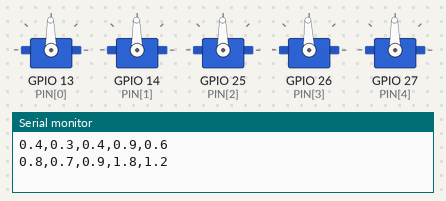
A sketch run on a simulated ESP32. On the bench: 5 × servo, the last lines printed to the serial monitor.

Above: at 0.05 s.
At 1.6 s:
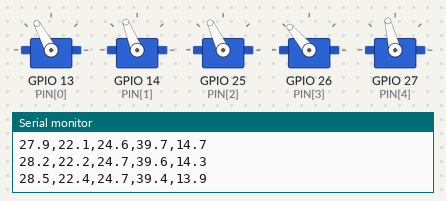
At 3.15 s:
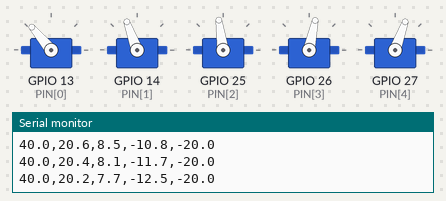
At 6.3 s:
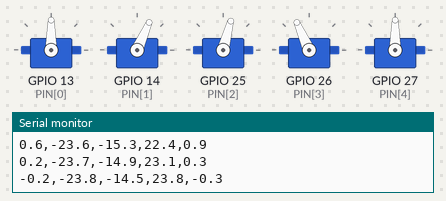
At 9.4 s:
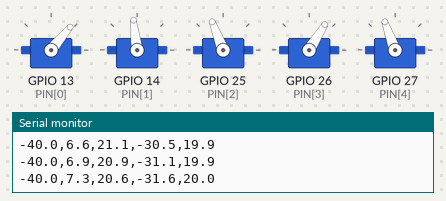
At 12.55 s:
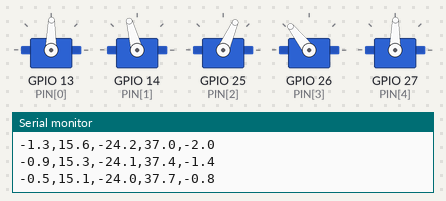
Timing chart, 0 to 16.3 s (numbered marks = the images above):
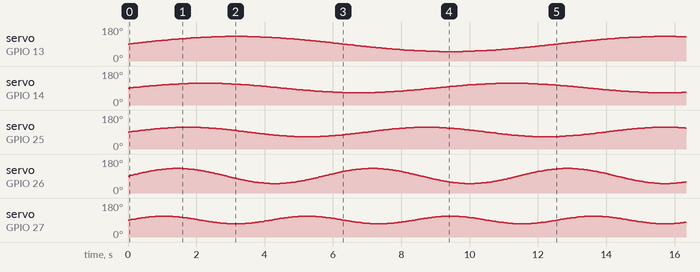

The sketch:

esp32_servo_mirror.ino
```cpp
// ESP32 điều khiển 5 servo và gửi góc đang ra lệnh lên máy tính để mô hình 3D xoay theo.
// Thư viện cần cài (Arduino IDE -> Library Manager): "ESP32Servo" của Kevin Harrington.
// Mỗi 20 ms in 1 dòng: "g1,g2,g3,g4,g5\n"  (độ, lệch so với vị trí giữa 90 độ, nên 0 = giữa).
// Thứ tự: đế, vai, khuỷu, cổ tay, kẹp.
//
// LƯU Ý NGUỒN: servo MG995 ăn dòng lớn (có thể trên 1 A mỗi con khi chịu tải).
// Cấp 5-6 V riêng cho servo, KHÔNG lấy từ chân 5V/3V3 của ESP32, và nối GND chung với ESP32.
#include <ESP32Servo.h>

#define DEMO 1   // 1 = tự chạy chuyển động thử, 0 = bạn tự gọi setTarget() ở nơi khác

const int   PIN[5]     = {13, 14, 25, 26, 27};   // chân tín hiệu servo, đổi theo cách bạn nối
const float MIN_DEG[5] = {0, 0, 0, 0, 0};        // giới hạn an toàn cơ khí cho từng servo
const float MAX_DEG[5] = {180, 180, 180, 180, 180};
const float MAX_SPEED  = 60.0;                   // độ/giây, giới hạn tốc độ để chuyển động mượt

Servo sv[5];
float cur[5]    = {90, 90, 90, 90, 90};          // góc đang ra lệnh thực tế
float target[5] = {90, 90, 90, 90, 90};          // góc đích

void setTarget(int i, float deg) {               // dùng hàm này để ra lệnh góc (0..180)
  target[i] = constrain(deg, MIN_DEG[i], MAX_DEG[i]);
}

void setup() {
  Serial.begin(115200);
  for (int i = 0; i < 5; i++) {
    sv[i].setPeriodHertz(50);
    sv[i].attach(PIN[i], 500, 2400);
    sv[i].writeMicroseconds(map((long)cur[i], 0, 180, 500, 2400));
  }
}

void loop() {
  static unsigned long last = 0;
  unsigned long now = millis();
  if (now - last < 20) return;                   // vòng lặp 50 Hz
  float dt = (now - last) / 1000.0f;
  last = now;

#if DEMO
  float t = now / 1000.0f;
  setTarget(0, 90 + 40 * sin(t * 0.5));
  setTarget(1, 90 + 25 * sin(t * 0.7));
  setTarget(2, 90 + 25 * sin(t * 0.9));
  setTarget(3, 90 + 40 * sin(t * 1.1));
  setTarget(4, 90 + 20 * sin(t * 1.5));
#endif

  for (int i = 0; i < 5; i++) {
    float step = MAX_SPEED * dt;
    cur[i] += constrain(target[i] - cur[i], -step, step);
    sv[i].writeMicroseconds((int)(500 + cur[i] * (1900.0f / 180.0f)));
  }

  for (int i = 0; i < 5; i++) {
    Serial.print(cur[i] - 90.0f, 1);
    Serial.print(i < 4 ? ',' : '\n');
  }
}
```
